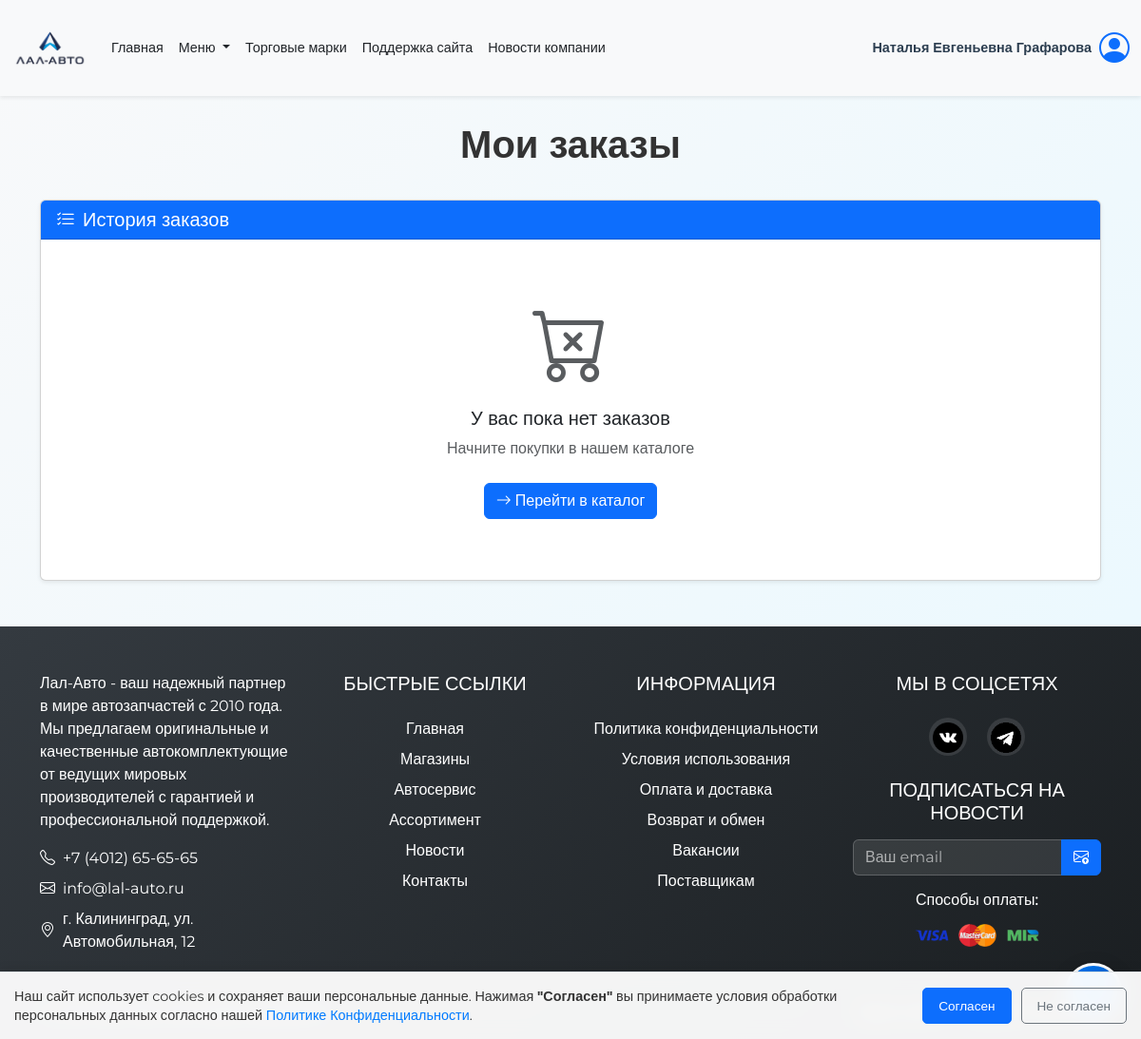
/includes/orders.php (signed in), run on an earlier commit of the app's database.
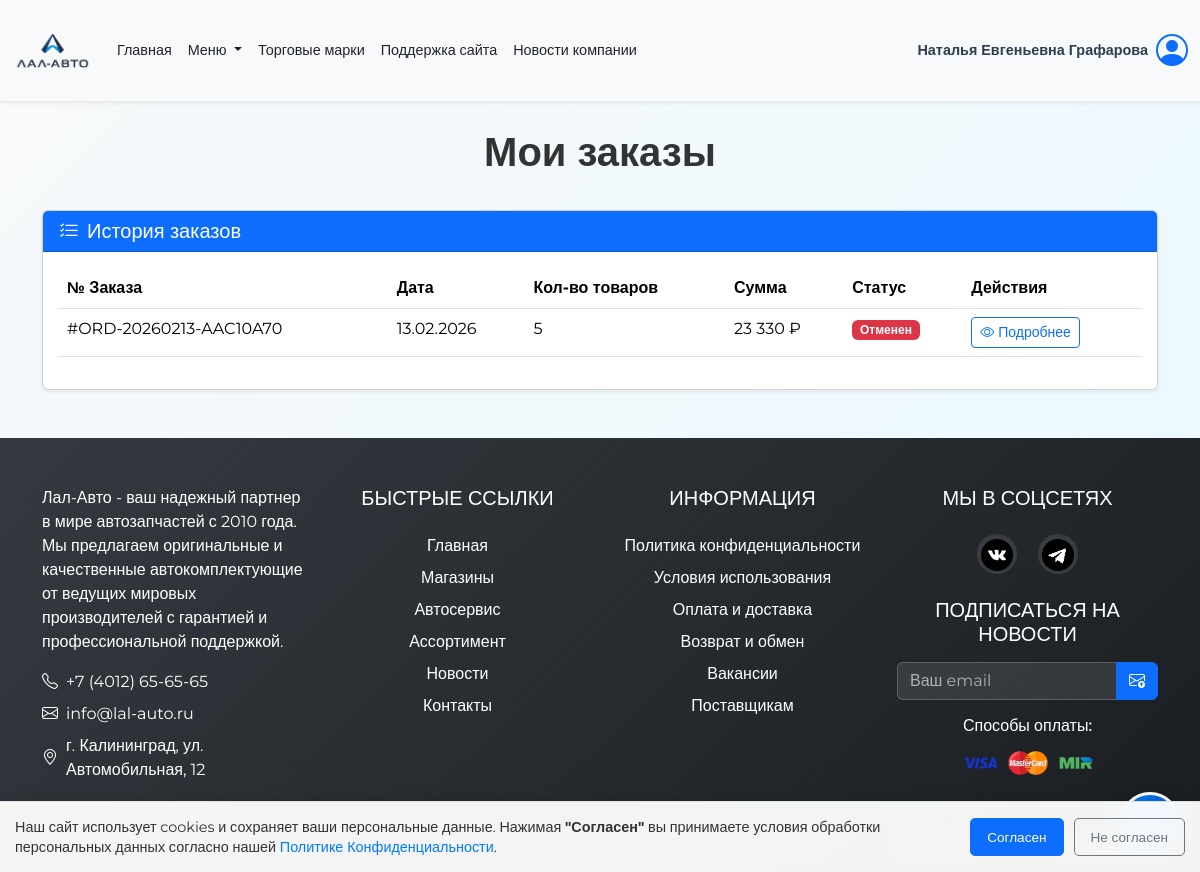
And on a later commit of the database.
### tables this page shows
CREATE TABLE `orders` (
  `id` int(11) NOT NULL,
  `order_number` varchar(50) NOT NULL,
  `user_id` int(11) NOT NULL,
  `total_amount` decimal(10,2) NOT NULL,
  `status` enum('pending','processing','completed','cancelled') DEFAULT 'pending',
  `order_date` timestamp NULL DEFAULT CURRENT_TIMESTAMP,
  `shipping_address` text,
  `phone` varchar(20) DEFAULT NULL,
  `notes` text
);

### includes/orders.php (the view, shortened to what the rows shown need)
<?php
require_once("../config/link.php");
$orders = [];
$userId = null;
if (isset($_SESSION['user']))
{
    $username = $_SESSION['user'];
    $sql = "SELECT * FROM users WHERE CONCAT(surname_users, ' ', name_users, ' ', patronymic_users) = ? OR person_users = ?";
    $stmt = $conn->prepare($sql);
    if ($stmt)
    {
        $stmt->bind_param("ss", $username, $username);
        $stmt->execute();
        $result = $stmt->get_result();
        if ($result->num_rows > 0)
        {
            $userData = $result->fetch_assoc();
            $userId = $userData['id_users'] ?? 0;
        }
    }
}
if ($userId)
{
    $orderSql = "SELECT o.id, o.order_number, o.order_date, o.total_amount, o.status, o.shipping_address, o.phone, COUNT(oi.id) as items_count
    FROM orders o
    LEFT JOIN order_items oi ON o.id = oi.order_id
    WHERE o.user_id = ?
    GROUP BY o.id
    ORDER BY o.order_date DESC";
    $orderStmt = $conn->prepare($orderSql);
    if ($orderStmt)
    {
        $orderStmt->bind_param("i", $userId);
        $orderStmt->execute();
        $orderResult = $orderStmt->get_result();
        while ($row = $orderResult->fetch_assoc())
        {
            $orders[] = $row;
        }
    }
}
?>
<!DOCTYPE html>
<html lang="ru">
<head>
    <link rel="stylesheet" href="../css/bootstrap.min.css">
    <link rel="stylesheet" href="https://cdn.jsdelivr.net/npm/bootstrap-icons@1.11.1/font/bootstrap-icons.css">
    <link rel="stylesheet" href="../css/style.css">
    <link rel="stylesheet" href="../css/orders-styles.css">
</head>
<body>
<?php
    require_once("header.php");
?>
<div class="orders-container">
    <div class="container py-5">
        <div class="row">
            <div class="col-12">
                <h1 class="page-title mb-4">Мои заказы</h1>
                <div class="card shadow-sm">
                    <div class="card-body">
                        <?php
                        if (!empty($orders))
                        {
                        ?>
                            <div class="table-responsive">
                                <table class="table table-hover">
                                    <thead>
                                        <tr>
                                            <th>№ Заказа</th>
                                            <th>Дата</th>
                                            <th>Кол-во товаров</th>
                                            <th>Сумма</th>
                                            <th>Статус</th>
                                            <th>Действия</th>
                                        </tr>
                                    </thead>
                                    <tbody>
                                        <?php
                                        foreach ($orders as $order)
                                        {
                                        ?>
                                            <tr>
                                                <td>#<?= htmlspecialchars($order['order_number']) ?></td>
                                                <td><?= date('d.m.Y', strtotime($order['order_date'])) ?></td>
                                                <td><?= $order['items_count'] ?></td>
                                                <td><?= number_format($order['total_amount'], 0, ',', ' ') ?> ₽</td>
                                                <td>
                                                    <?php
                                                    $statusClass = '';
                                                    switch ($order['status']) {
                                                        case 'cancelled':
                                                            $statusClass = 'danger';
                                                            $statusText = 'Отменен';
                                                            break;
                                                    }
                                                    ?>
                                                    <span class="badge bg-<?= $statusClass ?>"><?= $statusText ?></span>
                                                </td>
                                                <td>
                                                    <button class="btn btn-sm btn-outline-primary view-order-details" data-order-id="<?= $order['id'] ?>">
                                                        <i class="bi bi-eye me-1"></i>Подробнее
                                                    </button>
                                                </td>
                                            </tr>
                                        <?php
                                        }
                                        ?>
                                    </tbody>
                                </table>
                            </div>
                        <?php
                        }
                        ?>
                    </div>
                </div>
            </div>
        </div>
    </div>
</div>
<?php
    require_once("footer.php");
?>
</body>
</html>

What changed in the data, as far as the page shows it:
added orders: order_number "ORD-20260213-AAC10A70", order_date "13.02.2026", items_count "5", total_amount "23 330", status "Отменен"
Also different on the page:
text no longer shown: "У вас пока нет заказов Начните покупки в нашем каталоге Перейти в каталог"
text now shown: "№ Заказа Дата Кол-во товаров Сумма Статус Действия"
